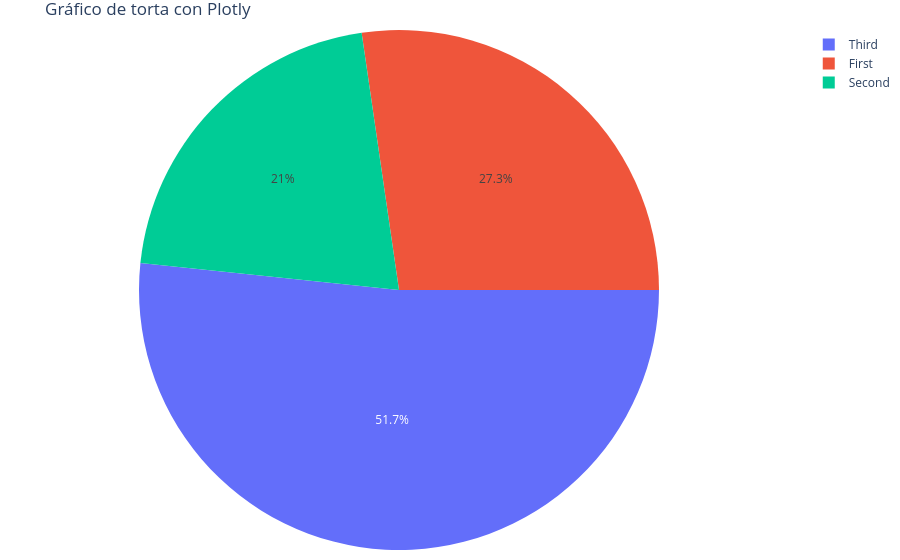

The cell this chart's notebook holds for it:
### Code cell
# Gráfico de torta con Plotly
grafico = px.pie(personasPorClase, 
                 names=personasPorClase["class"],
                 values=personasPorClase["people"],
                 title="Gráfico de torta con Plotly")

grafico.update_layout(margin=dict(l=5, r=5, t=30, b=10))
grafico.update_traces(direction="counterclockwise", rotation=90)
grafico.show()

### Figure 1 — Plotly figure (JSON) as saved in the notebook; plotly's stock layout.template omitted (floating-point values rounded to 4 significant figures)
{"data": [{"direction": "counterclockwise", "domain": {"x": [0, 1], "y": [0, 1]}, "hovertemplate": "class=%{label}<br>people=%{value}<extra></extra>", "labels": ["First", "Second", "Third"], "legendgroup": "", "name": "", "rotation": 90, "showlegend": true, "type": "pie", "values": [214, 165, 405]}], "layout": {"legend": {"tracegroupgap": 0}, "margin": {"b": 10, "l": 5, "r": 5, "t": 30}, "title": {"text": "Gráfico de torta con Plotly"}}}
